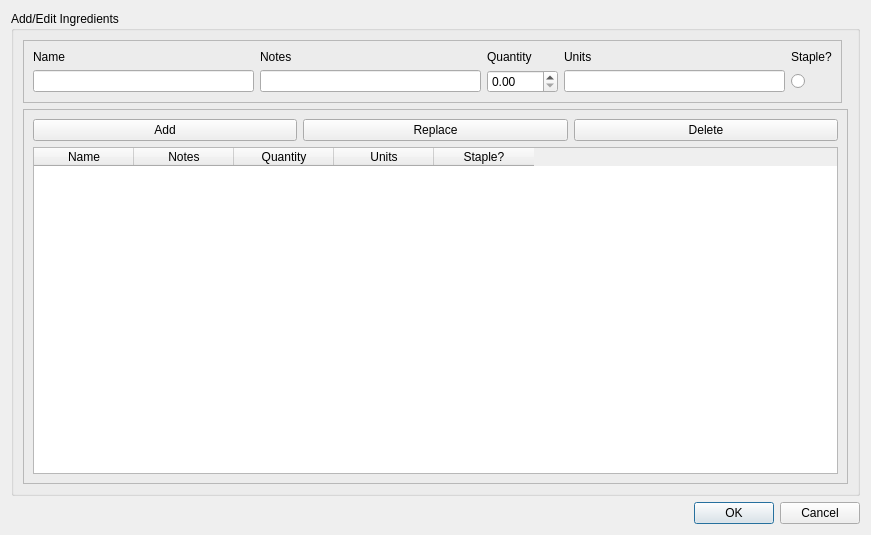
<?xml version="1.0" encoding="UTF-8"?>
<ui version="4.0">
 <class>Dialog</class>
 <widget class="QDialog" name="Dialog">
  <property name="geometry">
   <rect>
    <x>0</x>
    <y>0</y>
    <width>871</width>
    <height>535</height>
   </rect>
  </property>
  <property name="windowTitle">
   <string>Dialog</string>
  </property>
  <layout class="QGridLayout" name="gridLayout">
   <item row="2" column="0">
    <widget class="QDialogButtonBox" name="button_box">
     <property name="autoFillBackground">
      <bool>false</bool>
     </property>
     <property name="orientation">
      <enum>Qt::Horizontal</enum>
     </property>
     <property name="standardButtons">
      <set>QDialogButtonBox::Cancel|QDialogButtonBox::Ok</set>
     </property>
    </widget>
   </item>
   <item row="1" column="0">
    <widget class="QGroupBox" name="groupBox">
     <property name="title">
      <string>Add/Edit Ingredients</string>
     </property>
     <layout class="QGridLayout" name="gridLayout_2">
      <item row="0" column="0">
       <widget class="QFrame" name="frame_2">
        <property name="frameShape">
         <enum>QFrame::StyledPanel</enum>
        </property>
        <property name="frameShadow">
         <enum>QFrame::Raised</enum>
        </property>
        <layout class="QGridLayout" name="gridLayout_3">
         <item row="0" column="0">
          <widget class="QLabel" name="label">
           <property name="text">
            <string>Name</string>
           </property>
          </widget>
         </item>
         <item row="0" column="3">
          <widget class="QLabel" name="label_4">
           <property name="text">
            <string>Quantity</string>
           </property>
          </widget>
         </item>
         <item row="1" column="3">
          <widget class="QDoubleSpinBox" name="sbx_quantity">
           <property name="maximum">
            <double>9999.000000000000000</double>
           </property>
          </widget>
         </item>
         <item row="1" column="1">
          <widget class="QLineEdit" name="led_notes"/>
         </item>
         <item row="1" column="5">
          <widget class="QRadioButton" name="rad_staple">
           <property name="text">
            <string/>
           </property>
          </widget>
         </item>
         <item row="0" column="5">
          <widget class="QLabel" name="label_5">
           <property name="text">
            <string>Staple?</string>
           </property>
          </widget>
         </item>
         <item row="1" column="0">
          <widget class="QLineEdit" name="led_name"/>
         </item>
         <item row="1" column="4">
          <widget class="QLineEdit" name="led_units"/>
         </item>
         <item row="0" column="4">
          <widget class="QLabel" name="label_3">
           <property name="text">
            <string>Units</string>
           </property>
          </widget>
         </item>
         <item row="0" column="1">
          <widget class="QLabel" name="label_2">
           <property name="text">
            <string>Notes</string>
           </property>
          </widget>
         </item>
        </layout>
       </widget>
      </item>
      <item row="1" column="0" colspan="2">
       <widget class="QFrame" name="frame">
        <property name="frameShape">
         <enum>QFrame::StyledPanel</enum>
        </property>
        <property name="frameShadow">
         <enum>QFrame::Raised</enum>
        </property>
        <layout class="QGridLayout" name="gridLayout_4">
         <item row="0" column="1">
          <widget class="QPushButton" name="btn_replace">
           <property name="text">
            <string>Replace</string>
           </property>
          </widget>
         </item>
         <item row="0" column="0">
          <widget class="QPushButton" name="btn_add">
           <property name="text">
            <string>Add</string>
           </property>
          </widget>
         </item>
         <item row="0" column="2">
          <widget class="QPushButton" name="btn_delete">
           <property name="text">
            <string>Delete</string>
           </property>
          </widget>
         </item>
         <item row="2" column="0" colspan="3">
          <widget class="QTableWidget" name="tbl_ingredients">
           <column>
            <property name="text">
             <string>Name</string>
            </property>
           </column>
           <column>
            <property name="text">
             <string>Notes</string>
            </property>
           </column>
           <column>
            <property name="text">
             <string>Quantity</string>
            </property>
           </column>
           <column>
            <property name="text">
             <string>Units</string>
            </property>
           </column>
           <column>
            <property name="text">
             <string>Staple?</string>
            </property>
           </column>
          </widget>
         </item>
        </layout>
       </widget>
      </item>
     </layout>
    </widget>
   </item>
  </layout>
 </widget>
 <resources/>
 <connections>
  <connection>
   <sender>button_box</sender>
   <signal>accepted()</signal>
   <receiver>Dialog</receiver>
   <slot>accept()</slot>
   <hints>
    <hint type="sourcelabel">
     <x>248</x>
     <y>254</y>
    </hint>
    <hint type="destinationlabel">
     <x>157</x>
     <y>274</y>
    </hint>
   </hints>
  </connection>
  <connection>
   <sender>button_box</sender>
   <signal>rejected()</signal>
   <receiver>Dialog</receiver>
   <slot>reject()</slot>
   <hints>
    <hint type="sourcelabel">
     <x>316</x>
     <y>260</y>
    </hint>
    <hint type="destinationlabel">
     <x>286</x>
     <y>274</y>
    </hint>
   </hints>
  </connection>
 </connections>
</ui>
